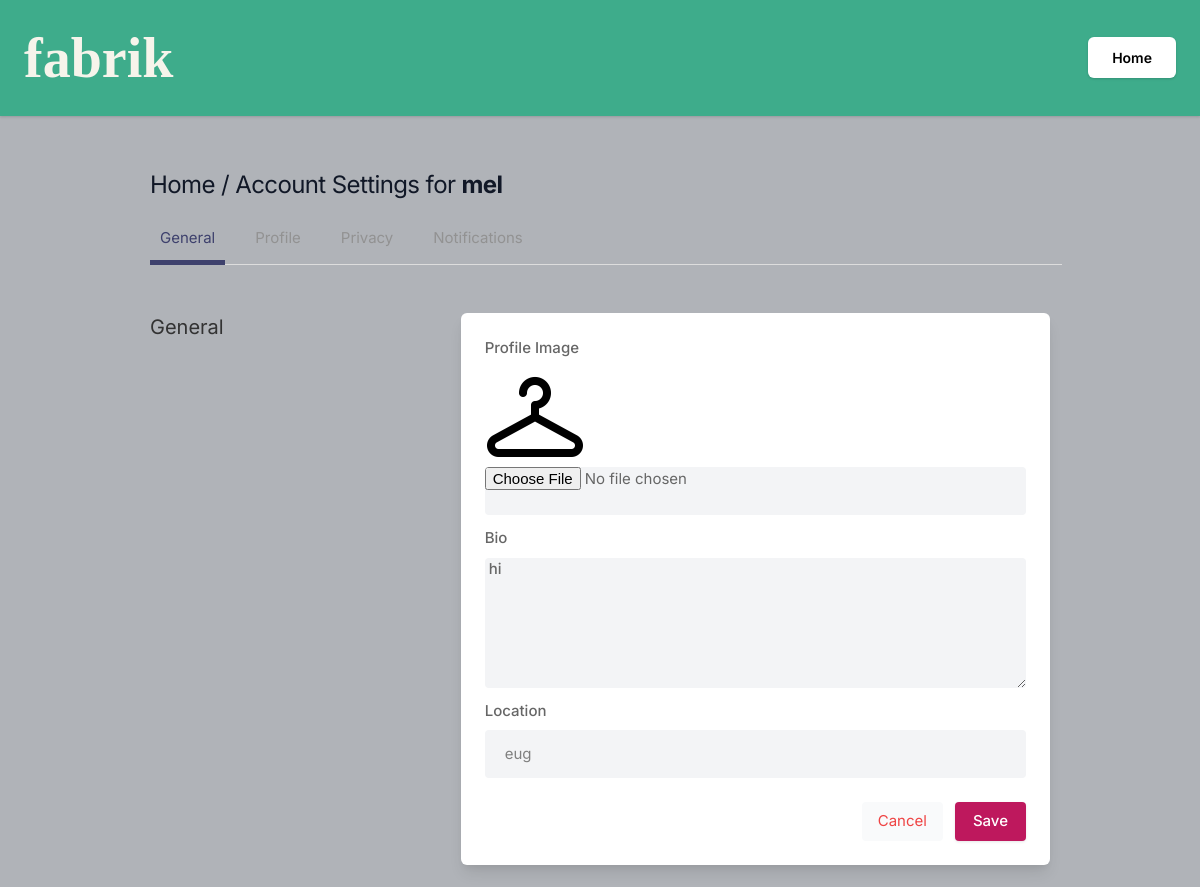
Screenshot of /settings (signed in) with the database file from the repository.
### core/models.py (models this page shows, shortened)
class Profile(models.Model):
    user = models.ForeignKey(User, on_delete=models.CASCADE)
    id_user = models.IntegerField()
    bio = models.TextField(blank=True)
    profileimg = models.ImageField(upload_to='profile_images', default='blank-profile-picture-png.wbpg')
    location = models.CharField(max_length=100, blank=True)

### core/views.py (the view, shortened to what this page needs)
# urls.py: path('settings', views.settings, name='settings'),
@login_required(login_url='signin')
def settings(request):
    user_profile = Profile.objects.get(user=request.user)
    return render(request, 'setting.html', {'user_profile': user_profile})

### templates/setting.html (shortened to what this page needs)
{% load static %}
<!DOCTYPE html>
<html lang="en">
<head>
    <link rel="stylesheet" href="{% static 'assets/css/icons.css' %}">
    <link rel="stylesheet" href="{% static 'assets/css/uikit.css' %}">
    <link rel="stylesheet" href="{% static 'assets/css/style.css' %}">
    <link rel="stylesheet" href="{% static 'assets/css/tailwind.css' %}">
</head>
<body style ="background:#f6f4ebff">
    <div id="wrapper" class="flex flex-col justify-between h-screen">
        <div class="py-4 shadow dark:bg-gray-800" style ="background:#3eac8bff">
            <div class="max-w-6xl mx-auto">
                <div class="flex items-center lg:justify-between justify-around">
                    <a href="trending.html">
                       <b><h1 style="
                        font-family: Rozha One, serif;
                        font-size: 3.5rem;
                        color: #f6f4ebff;
                        ">fabrik</h1></b>
                    </a>
                    <div class="capitalize flex font-semibold hidden lg:block my-2 space-x-3 text-center text-sm">
                        <a href="/" class="bg-white px-6 py-3 rounded-md shadow text-black">Home</a>
                    </div>
                </div>
            </div>
        </div>
            <div class="container m-auto">
                <h1 class="text-2xl leading-none text-gray-900 tracking-tight mt-3"><a href = '/'>Home</a> / Account Settings for <b> {{user.username}}</b></h1>
                <ul class="mt-5 -mr-3 flex-nowrap lg:overflow-hidden overflow-x-scroll uk-tab">
                    <li class="uk-active"><a href="#">General</a></li>
                    <li><a href="profile.html">Profile</a></li>
                    <li><a href="#">Privacy</a></li>
                    <li><a href="#">Notifications</a></li>
                </ul>
                <div class="grid lg:grid-cols-3 mt-12 gap-8">
                    <div>
                        <h3 class="text-xl mb-2"> General </h3>
                    </div>
                    <div class="bg-white rounded-md lg:shadow-lg shadow col-span-2">
                    <form action ="" method="POST" enctype="multipart/form-data">
                       <div class="grid grid-cols-2 gap-3 lg:p-6 p-4">
                            <div class="col-span-2">
                                <label for=""> Profile Image</label>
                                <img width='100' height='100' src="{{user_profile.profileimg.url}}" />
                                <input type="file" name = "image" value="" class="shadow-none bg-gray-100">
                            </div>
                            <div class="col-span-2">
                                <label for="about">Bio</label>
                                <textarea id="about" name="bio" rows="3"  class="shadow-none bg-gray-100"> {{user_profile.bio}}</textarea>
                            </div>
                            <div class="col-span-2">
                                <label for=""> Location</label>
                                <input type="text" name = "location" value="{{user_profile.location}}" class="shadow-none bg-gray-100">
                            </div>
                       </div>
                       <div class="bg-gray-10 p-6 pt-0 flex justify-end space-x-3">
                           <button class="p-2 px-4 rounded bg-gray-50 text-red-500"> <a href="/"> Cancel </a></button>
                           <button type="submit" class="button bg-blue-700"> Save </button>
                       </div>
                    </form>
                    </div>
                    </div>
                    <br>
                </div>
            </div>
</body>
</html>

### static/assets/css/style.css (style rules this page uses)
body { background-color: #B0B3B8!important; }
button { vertical-align: middle; }
span.button, button.button { background-color: #be185d; top: 0; color: #fff; position: relative; padding: 8px 18px; line-height: 22px; position: relative; font-weight: 500; font-size: 15px; display: inline-block; -webkit-transition: all 0.2s ease-in-out; transition: all 0.2s ease-in-out; cursor: pointer; overflow: hidden; border: none; border-radius: 4px; -webkit-box-shadow: 0 1px 3px rgba(0, 0, 0, 0.1); box-shadow: 0 1px 3px rgba(0, 0, 0, 0.1); }
input { height: 48px; line-height: 48px; padding: 0 20px; outline: none; font-size: 15px; color: #808080; max-width: 100%; width: 100%; -webkit-box-sizing: border-box; box-sizing: border-box; display: block; font-weight: 400; opacity: 1; border-radius: 4px; border: none; -webkit-box-shadow: 0 1px 4px 0px rgba(0, 0, 0, 0.12); box-shadow: 0 1px 4px 0px rgba(0, 0, 0, 0.12); }
input[type="text"], input[type="password"], input[type="email"], input[type="number"] { height: 48px; line-height: 48px; padding: 0 20px; outline: none; font-size: 15px; color: #808080; max-width: 100%; width: 100%; -webkit-box-sizing: border-box; box-sizing: border-box; display: block; font-weight: 400; opacity: 1; border-radius: 4px; border: none; -webkit-box-shadow: 0 1px 4px 0px rgba(0, 0, 0, 0.12); box-shadow: 0 1px 4px 0px rgba(0, 0, 0, 0.12); }
textarea { height: 48px; line-height: 48px; padding: 0 20px; outline: none; font-size: 15px; color: #808080; margin: 0 0 16px 0; max-width: 100%; width: 100%; -webkit-box-sizing: border-box; box-sizing: border-box; display: block; background-color: #fff; font-weight: 500; opacity: 1; border-radius: 4px; border: none; -webkit-box-shadow: 0 1px 4px 0px rgba(0, 0, 0, 0.12); box-shadow: 0 1px 4px 0px rgba(0, 0, 0, 0.12); }
input { -webkit-transition: all 0.1s ease-in-out; transition: all 0.1s ease-in-out; }
::placeholder { color: #808080; opacity: 1; }
textarea { height: auto; line-height: 27px; padding: 20px; min-height: 130px; -webkit-transition: none !important; transition: none !important; min-width: 100%; }
label, legend { display: block; font-weight: bold; font-size: 15px; font-weight: 500; margin-bottom: 8px; }
button { border: none; margin: 0; padding: 0; width: auto; overflow: visible; background: transparent; color: inherit; font: inherit; line-height: normal; cursor: pointer; }
a { color: #be185d; -webkit-transition: 0.3s; transition: 0.3s; outline: none !important; }
button { outline: none !important; }
img { max-width: 100%; }
body { color: #666; font-size: 15px; line-height: 27px; background-color: #f0f2f5; font-family: "Inter", sans-serif; text-transform: none; }
h1, h2, h3, h4, h5, h6 { font-family: "Inter", sans-serif; text-transform: none; }
input[type="text"], input[type="password"], input[type="email"] { font-family: "Inter", sans-serif; text-transform: none; }
textarea, select { font-family: "Inter", sans-serif; text-transform: none; }
button, body .pac-container { font-family: "Inter", sans-serif; text-transform: none; }
h1, h2, h3, h4, h5, h6 { color: #333; font-weight: 500; margin: 0; padding: 0; }
h1 { font-size: 32px; }
h3 { font-size: 22px; }
b, strong { font-weight: 700 !important; }
@media (min-width: 1024px) { .container { max-width: 900px !important; padding-top: 45px; } }
.shadow-none { -webkit-box-shadow: none !important; box-shadow: none !important; }

### rows the page displays
Profile: profileimg (picture), bio "hi", location "eug"

### other values shown
{{ user.username }} "mel"
